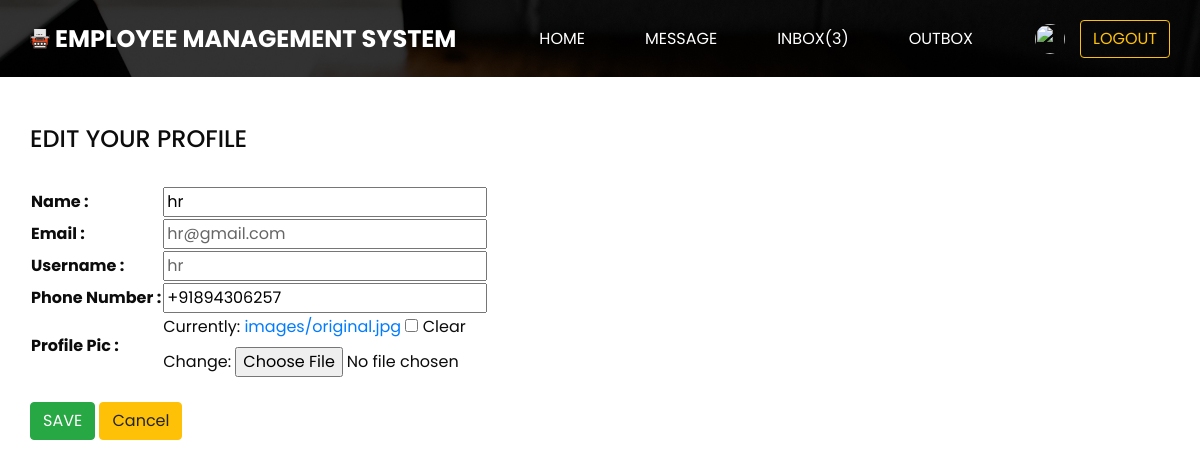
The page /save_profile/2 (signed in) on the database its author committed.
### myapp/models.py (models this page shows, shortened)
class User(AbstractUser):
    name = models.CharField(max_length=50)
    email = models.EmailField(blank="True")
    employee_type= models.CharField(blank="False", default="Employee",max_length=10)
    employee_code = models.CharField(max_length=10, unique="True")
    image = models.ImageField(upload_to='images/',default='images/default-profile-pic.jpg',blank="False")
    phone_number=models.CharField(max_length=13,blank="True")

### myapp/views.py (the view)
# urls.py: path('save_profile/<int:id>',views.save_profile, name="save_profile"),
def save_profile(request,id):
    emp = request.session.get('username')
    if emp is None:                 #not logged in
        return redirect('loginpage')
    else:
        x=User.objects.get(id=id)
        unread_count = Messages.objects.filter(to=id, read=False).count()
        if request.method == 'POST':
            name = request.POST['name']
            phone_number =  request.POST['phone_number']
            if 'image' in request.FILES:
                profile_pic = request.FILES['image']
                x.image = profile_pic
            x.name = name
            x.phone_number = phone_number
            x.save()
            return redirect(profile)
        else:
            frm=EmployeeRegistrationForm(instance=x)
            return render(request, 'myapp/editprofile.html',{'edit':frm,'unread_count':unread_count})

### myapp/forms.py
class EmployeeRegistrationForm(forms.ModelForm):
    EMPLOYEE_TYPE_CHOICES = (
        ('EMPLOYEE', 'Employee'),
        ('HR', 'HR'),
    )
    employee_type = forms.ChoiceField(choices=EMPLOYEE_TYPE_CHOICES, widget=forms.Select)
    class Meta:
        model = User
        fields = ['name', 'email', 'username', 'password','phone_number','employee_type', 'image']
        widgets={
            'password' : forms.TextInput(attrs={
                'type':"password"
            }),
            'employee_type' : forms.Select(attrs={
                'placeholder':"Select Employee Type"
            })
        }

### myapp/templates/myapp/editprofile.html (shortened to what this page needs)
{% extends 'myapp/employee_dashboard.html' %}
    {% block content %}
    <br><br>
<h4>EDIT YOUR PROFILE </h4>
<br>
    <form action="/save_profile/{{id}}" method="post" enctype="multipart/form-data">
        <table>
        <tr>
            <th>Name : </th><td>{{ edit.name }}</td>
        </tr>
        <tr>
            <th>Email : </th>
            <td>
                <input type="text" value="{{ edit.email.value }}" readonly style="color: #666;">
            </td>
        </tr>
        <tr>
            <th>Username : </th>
            <td>
                <input type="text" value="{{ edit.username.value }}" readonly style="color: #666;">
            </td>
        </tr>
        <tr>
            <th>Phone Number : </th><td>{{ edit.phone_number }}</td>
        </tr>
        <tr>
            <th>Profile Pic : </th><td>{{ edit.image }}</td>
        </tr>
    </table>
    <br>
        <button type="submit"  class="btn btn-success">SAVE</button>
        <a href="{% url 'profile' %}" class="btn btn-warning">Cancel</a>
    </form>
    {% endblock %}

### static/css/style.css (style rules this page uses)
body { font-family: 'Poppins', sans-serif; color: #0c0c0c; background-color: #ffffff; }
a, a:hover, a:focus { text-decoration: none; }
.btn, .btn:focus { outline: none !important; -webkit-box-shadow: none; box-shadow: none; }

### rows shown on the page
User: name "hr", email.value "hr@gmail.com", username.value "hr", phone_number "+91894306257"

### other values the page prints
{{ unread_count }} "3"
